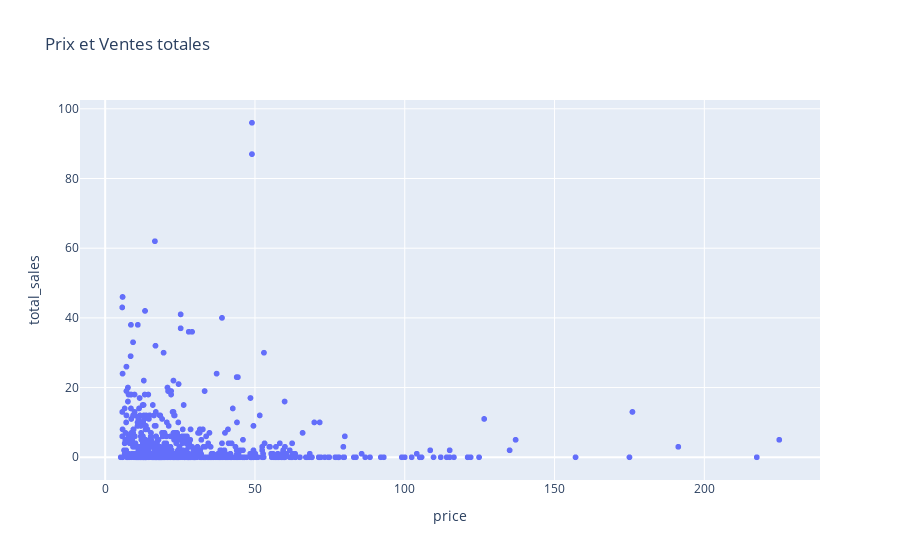

Here is the notebook cell this chart was saved with:
### Code cell
px.scatter(allin_for_analyze, x="price", y="total_sales", title= 'Prix et Ventes totales')

### Figure 1 — Plotly figure (JSON) as saved in the notebook; plotly's stock layout.template omitted (floating-point values rounded to 4 significant figures; data arrays with more than 128 entries replaced by an {"elided": "..."} marker saying what was removed)
{"data": [{"hovertemplate": "price=%{x}<br>total_sales=%{y}<extra></extra>", "legendgroup": "", "marker": {"color": "#636efa", "symbol": "circle"}, "mode": "markers", "name": "", "showlegend": false, "type": "scattergl", "x": {"elided": "1421 float values"}, "xaxis": "x", "y": {"elided": "1421 int values"}, "yaxis": "y"}], "layout": {"legend": {"tracegroupgap": 0}, "title": {"text": "Prix et Ventes totales"}, "xaxis": {"anchor": "y", "domain": [0, 1], "title": {"text": "price"}}, "yaxis": {"anchor": "x", "domain": [0, 1], "title": {"text": "total_sales"}}}}
